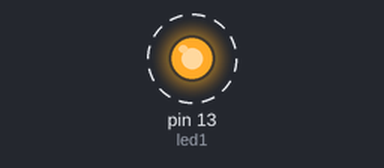
Simulated run of this sketch. Board: Arduino Uno, built with avr-gcc and run on an emulated ATmega328P. On the bench: output pins drawn as LEDs (lit = HIGH). Dashed ring = blinking.

Above: at 0.5 s.
Timing chart, 0 to 4.6 s (numbered marks = the images above):
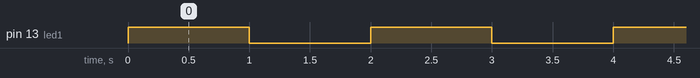

Measured:
- by itself, pin 13 (led1): alternates HIGH for 1.0 s and LOW for 1.0 s

The sketch:

practica1.ino
```cpp
// C++ code
//
///cristian c++
int led1=13;
int time_delay=1000;
void setup()
{
  pinMode(led1,OUTPUT);
}

void loop()
{
  digitalWrite(led1,HIGH);///high encender. low apagar
  delay(time_delay);/// 1segundo a 1000
  digitalWrite(led1,LOW);
  delay(time_delay);

}
```
